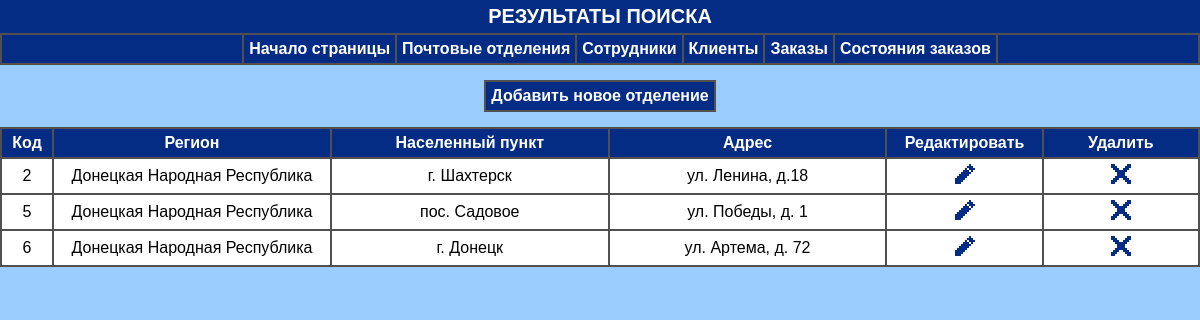
Screenshot of /departments/searchResultDepartmentPage.php with the database file from the repository.
### tables this page shows
CREATE TABLE IF NOT EXISTS `departments` (
  `departmentID` int(11) unsigned NOT NULL AUTO_INCREMENT,
  `departmentRegion` varchar(50) NOT NULL,
  `departmentCityOrVillage` varchar(50) NOT NULL,
  `departmentAddress` varchar(50) NOT NULL,
  PRIMARY KEY (`departmentID`)
);

### functions_db.php (called while the page is built, shortened)
<?php
$link = false;
function department_search($searchDepartment)
{
    global $link;
    $res = mysqli_query($link, "SELECT * FROM departments WHERE departmentRegion LIKE '%$searchDepartment%' OR departmentCityOrVillage LIKE '%$searchDepartment%' OR departmentAddress LIKE '%$searchDepartment%' ORDER BY departmentRegion");
    return $res;
}
?>

### departments/searchResultDepartmentPage.php (the view, shortened to what this page needs)
<?php
include "../functions_db.php";
$searchTerm = $_GET['search_term'];
$departments_info = department_search($searchTerm);
?>
<!DOCTYPE html>
<html lang = "en">
<head>
    <link rel = "stylesheet" href = "departmentsPageStyle.css">
</head>
<body>
    <section class = "beginning", id='home'>
        <div class = "title_text">РЕЗУЛЬТАТЫ ПОИСКА</div>
    </section>
    <div class="nav">
        <ul>
            <li><a href="#home">Начало страницы</a></li>
            <li><a href="../departments/departmentsPage.php">Почтовые отделения</a></li>
            <li><a href="../workers/workersPage.php">Сотрудники</a></li>
            <li><a href="../clients/clientsPage.php">Клиенты</a></li>
            <li><a href="../orders/ordersPage.php">Заказы</a></li>
            <li><a href="../tabPartOrders/statusOrderPage.php">Состояния заказов</a></li>
        </ul>
    </div>
    <section class = "add_and_find_department">
        <div class = "add_department_button">
            <a href = "departmentAddPage.php">Добавить новое отделение</a>
        </div>
    </section>
    <div class = "table">
        <table>
            <thead><th>Код</th><th>Регион</th><th>Населенный пункт</th><th>Адрес</th><th>Редактировать</th><th>Удалить</th></thead>
             <?php
                foreach ($departments_info as $department)
                {
                    $department_id = $department["departmentID"];
                    $department_region = $department["departmentRegion"];
                    $department_city_or_village = $department["departmentCityOrVillage"];
                    $department_address = $department["departmentAddress"];
                    echo "<tr>
                        <td>$department_id</td>
                        <td>$department_region</td>
                        <td>$department_city_or_village</td>
                        <td>$department_address</td>
                        <td><a href = departmentEditPage.php?departmentEditById=$department_id><img src = '../Resources/edit.png'</a></td>
                        <td><a href = departmentDeleteByIdController.php?departmentDelById=$department_id><img src = '../Resources/cross.png'</a></td>
                        </tr>";
                }
            ?>
        </table>
    </div>
</body>
</html>

### departments/departmentsPageStyle.css (style rules this page uses)
body { font-family: Arial, Helvetica, sans-serif; background-color: rgb(154, 205, 253); min-width: 1000px; margin: 0px; }
.beginning { display: flex; justify-content: center; background: rgb(4, 44, 133); padding: 5px; }
.title_text { color: rgb(255, 255, 255); font-size: 20px; font-weight: bold; }
.nav { z-index: 1; position: sticky; top: 0; }
.nav ul { display: flex; justify-content: center; background-color: rgb(4, 44, 133); border: 2px solid rgb(80, 80, 80); margin: 0px; }
.nav li { border-right: 2px solid rgb(80, 80, 80); padding: 5px; list-style-type: none; }
li:first-child { border-left: 2px solid rgb(80, 80, 80); }
.add_and_find_department { display: flex; justify-content: center; }
.add_department_button { padding: 5px; margin: 15px; background-color:rgb(4, 44, 133); border: 2px solid rgb(80, 80, 80); white-space: nowrap; }
a { color: rgb(255, 255, 255); text-decoration: none; font-weight: bold; }
table { border: 2px solid rgb(80, 80, 80); table-layout: fixed; width: 100%; border-collapse: collapse; }
table th { color: rgb(255, 255, 255); font-weight: bold; padding: 5px; background: rgb(4, 44, 133); border: 2px solid rgb(80, 80, 80); overflow: hidden; }
table td { background: rgb(255, 255, 255); padding: 5px; border: 2px solid rgb(80, 80, 80); overflow: hidden; text-align: center; }
th:nth-child(1), td:nth-child(1) { width: 2%; }
th:nth-child(2), td:nth-child(2), th:nth-child(3), td:nth-child(3), th:nth-child(4), td:nth-child(4) { width: 15%; }
th:nth-child(5), td:nth-child(5), th:nth-child(6), td:nth-child(6) { width: 8%; }

### rows the page displays
departments: departmentID "2", departmentRegion "Донецкая Народная Республика", departmentCityOrVillage "г. Шахтерск", departmentAddress "ул. Ленина, д.18"
departments: departmentID "5", departmentRegion "Донецкая Народная Республика", departmentCityOrVillage "пос. Садовое", departmentAddress "ул. Победы, д. 1"
departments: departmentID "6", departmentRegion "Донецкая Народная Республика", departmentCityOrVillage "г. Донецк", departmentAddress "ул. Артема, д. 72"
